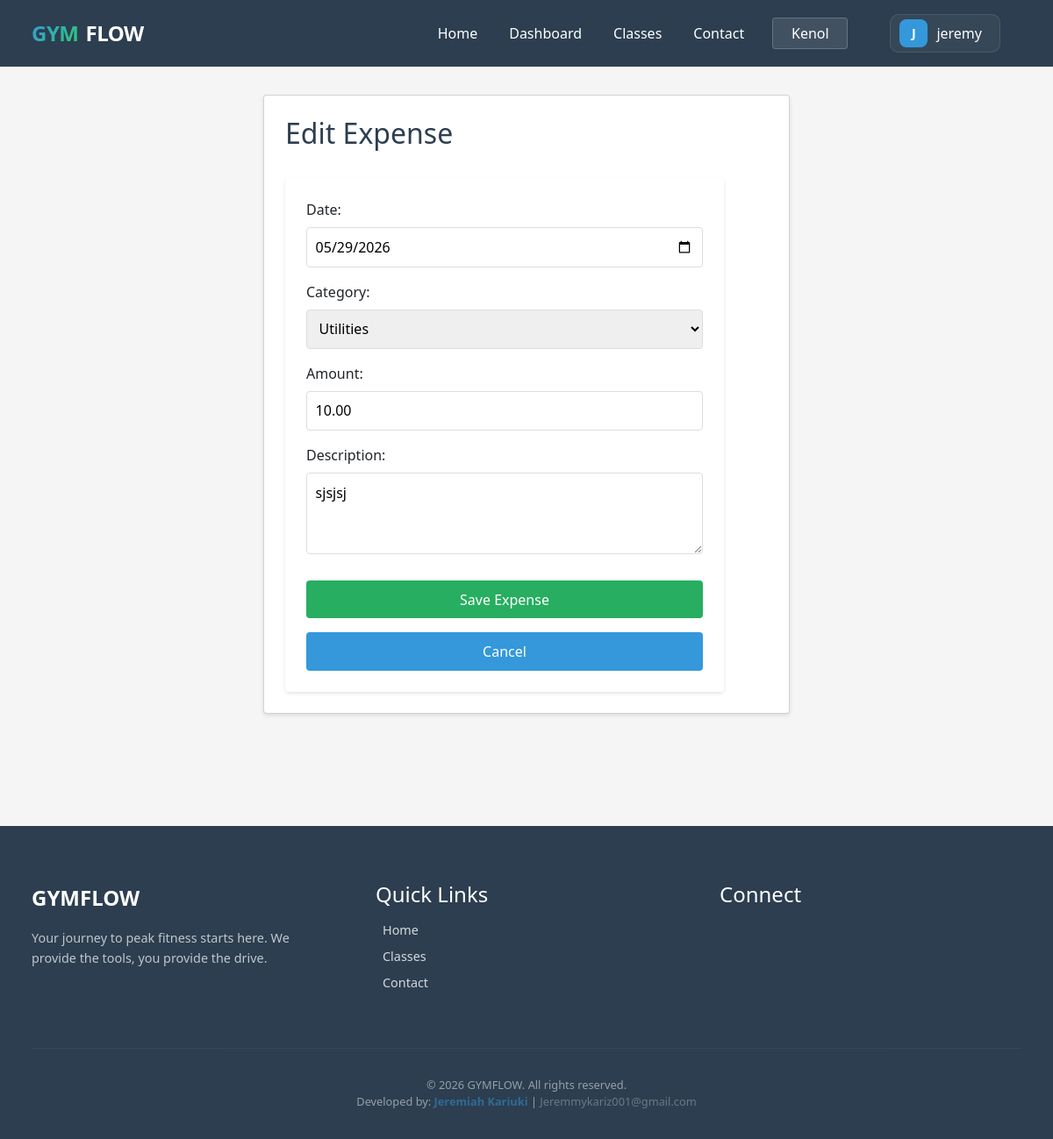
The page /expenses/3/edit/ (signed in) on the database its author committed.
### base/gym/models.py (models this page shows, shortened)
class Branch(models.Model):
    name = models.CharField(max_length=100)
    address = models.TextField()
    phone = models.CharField(max_length=20)
    email = models.EmailField()
    manager_name = models.CharField(max_length=100)
    logo = models.ImageField(upload_to='branch_logos/', blank=True, null=True)
    logo_url = models.URLField(blank=True, null=True)
    created_at = models.DateTimeField(auto_now_add=True)

class Expense(models.Model):
    branch = models.ForeignKey(Branch, on_delete=models.CASCADE, related_name="expenses", null=True, blank=True)
    CATEGORY_CHOICES = [
        ("Utilities", "Utilities"),
        ("Equipment", "Equipment"),
        ("Salary", "Salary"),
        ("Maintenance", "Maintenance"),
        ("Marketing", "Marketing"),
        ("Other", "Other"),
    ]
    date = models.DateField(default=timezone.now)
    amount = models.DecimalField(max_digits=10, decimal_places=2)
    category = models.CharField(max_length=50, choices=CATEGORY_CHOICES, default="Other")
    description = models.TextField(blank=True, null=True)

### base/gym/decorators.py (the view)
    def wrapper(request, *args, **kwargs):
        if not request.user.is_authenticated:
            return redirect("login")
        if not request.user.is_staff:
            return redirect("login_redirect")
        return view_func(request, *args, **kwargs)

### base/gym/forms.py
class ExpenseForm(forms.ModelForm):
    class Meta:
        model = Expense
        fields = ["date", "amount", "category", "description"]
        widgets = {
            "date": forms.DateInput(attrs={"type": "date"}),
            "description": forms.Textarea(attrs={"rows": 3}),
        }

### base/gym/context_processors.py (called while the page is built)
def branch_context(request):
    active_branch_id = request.session.get('active_branch_id')
    active_branch = None
    if active_branch_id:
        try:
            active_branch = Branch.objects.get(id=active_branch_id)
        except Branch.DoesNotExist:
            pass
    return {
        'all_branches': Branch.objects.all(),
        'active_branch': active_branch,
    }

### base/gym/views/payments.py (called while the page is built)
@admin_required
def expense_edit(request, pk):
    expense = get_object_or_404(Expense, pk=pk)
    if request.method == "POST":
        form = ExpenseForm(request.POST, instance=expense)
        if form.is_valid():
            form.save()
            messages.success(request, "Expense updated successfully.")
            return redirect("expense_list")
    else:
        form = ExpenseForm(instance=expense)
    return render(request, "gym/expense_form.html", {"form": form})

### base/templates/gym/expense_form.html (shortened to what this page needs)
{% extends 'gym/base.html' %}
{% block content %}
<div class="card" style="max-width: 600px; margin: 0 auto;">
    <h2>{% if form.instance.id %}Edit Expense{% else %}Record New Expense{% endif %}</h2>
    <form method="post" class="auth-form" style="margin-top: 1rem;">
        <div class="form-group" style="margin-bottom: 1rem;">
            {{ form.date.label_tag }}
            {{ form.date }}
        </div>
        <div class="form-group" style="margin-bottom: 1rem;">
            {{ form.category.label_tag }}
            {{ form.category }}
        </div>
        <div class="form-group" style="margin-bottom: 1rem;">
            {{ form.amount.label_tag }}
            {{ form.amount }}
        </div>
        <div class="form-group" style="margin-bottom: 1.5rem;">
            {{ form.description.label_tag }}
            {{ form.description }}
        </div>
        <button type="submit" class="btn btn-success" style="width: 100%;">Save Expense</button>
        <a href="{% url 'expense_list' %}" class="btn"
            style="display: block; text-align: center; margin-top: 1rem;">Cancel</a>
    </form>
</div>
{% endblock %}

### base/templates/gym/base.html (shortened to what this page needs)
{% load static %}
<!DOCTYPE html>
<html lang="en">
<head>
    <link href="https://cdn.jsdelivr.net/npm/bootstrap@5.3.0/dist/css/bootstrap.min.css" rel="stylesheet">
    <link rel="stylesheet" href="{% static 'gym/css/main.css' %}?v=1.1">
</head>
<body class="{% block body_class %}{% endblock %}">
    <nav>
        <div class="container nav-container">
            <div class="brand">
                <span class="brand-gym">GYM</span>
                <span class="brand-flow">FLOW</span>
            </div>
            <div class="nav-links">
                <a href="{% url 'home' %}" class="{% if request.resolver_match.url_name == 'home' %}active{% endif %}">
                     Home
                </a>
                {% if user.is_authenticated %}
                <a href="{% url 'portal_dashboard' %}"
                    class="{% if request.resolver_match.url_name == 'portal_dashboard' %}active{% endif %}">
                     Dashboard
                </a>
                {% endif %}
                <a href="{% url 'class_schedule' %}"
                    class="{% if request.resolver_match.url_name == 'class_schedule' %}active{% endif %}">
                    Classes
                </a>
                <a href="{% url 'contact' %}"
                    class="{% if request.resolver_match.url_name == 'contact' %}active{% endif %}">
                     Contact
                </a>
                {% if user.is_authenticated %}
                {% if user.is_staff %}
                <div class="branch-selector">
                    <button class="branch-btn" onclick="this.nextElementSibling.classList.toggle('show')">
                        {% if active_branch %}{{ active_branch.name }}{% else %}{{
                        request.session.active_branch_name|default:"Overall" }}{% endif %}
                    </button>
                </div>
                {% endif %}
                {% with m_name=user.member_profile.full_name|default:user.username %}
                <div class="header-profile-dropdown">
                    <a href="javascript:void(0)" class="header-profile-link" id="profileTrigger">
                        <div class="avatar-nav">
                            {% if user.member_profile.profile_picture %}
                            <img src="{{ user.member_profile.profile_picture.url|default:user.member_profile.profile_picture }}"
                                alt="" class="avatar-img">
                            {% else %}
                            {{ m_name|slice:":1"|upper }}
                            {% endif %}
                        </div>
                        <span class="d-none d-lg-inline">{{ m_name }}</span>
                    </a>
                </div>
                {% endwith %}
                {% else %}
                <a href="{% url 'login' %}" class="btn btn-login">Login</a>
                {% endif %}
            </div>
        </div>
    </nav>
    <div class="container">
        {% block content %}{% endblock %}
    </div>
    <footer class="site-footer">
        <div class="container">
            <div class="footer-grid">
                <div>
                    <div class="footer-brand">GYMFLOW</div>
                    <p class="footer-tagline">Your journey to peak fitness starts
                        here. We provide the tools, you provide the drive.</p>
                </div>
                <div>
                    <h4 class="footer-heading">Quick Links</h4>
                    <ul class="footer-links">
                        <li>
                            <a href="{% url 'home' %}">
                                 Home
                            </a>
                        </li>
                        <li>
                            <a href="{% url 'class_schedule' %}">
                                 Classes
                            </a>
                        </li>
                        <li>
                            <a href="{% url 'contact' %}">
                                 Contact
                            </a>
                        </li>
                    </ul>
                </div>
                <div>
                    <h4 class="footer-heading">Connect</h4>
                </div>
            </div>
            <div class="footer-bottom">
                <div class="footer-copyright">
                    &copy; 2026 GYMFLOW. All rights reserved.
                </div>
                <div class="footer-developer">
                    Developed by: <span style="color: #3498db; font-weight: 600;">Jeremiah Kariuki</span> |
                    <a href="mailto:Jeremmykariz001@gmail.com"
                        style="color: rgba(255,255,255,0.6); text-decoration: none; transition: 0.3s;"
                        onmouseover="this.style.color='#3498db'" onmouseout="this.style.color='rgba(255,255,255,0.6)'">
                         Jeremmykariz001@gmail.com
                    </a>
                </div>
            </div>
        </div>
    </footer>
</body>
</html>

### static/gym/css/main.css (style rules this page uses)
* { margin: 0; padding: 0; box-sizing: border-box; }
body { font-family: 'Segoe UI', Tahoma, Geneva, Verdana, sans-serif; background-color: #f5f5f5; color: #333; }
nav { background-color: #2c3e50; color: white; padding: 1rem; margin-bottom: 2rem; }
nav a { color: white; text-decoration: none; margin-right: 1.5rem; font-weight: 500; }
.container { max-width: 1200px; margin: 0 auto; padding: 0 20px; }
.nav-container { display: flex; align-items: center; justify-content: space-between; }
.nav-links { display: flex; align-items: center; gap: 0.5rem; }
.btn { display: inline-block; padding: 0.6rem 1.2rem; background-color: #3498db; color: white; text-decoration: none; border: none; border-radius: 4px; cursor: pointer; font-size: 1rem; transition: background-color 0.3s; }
.btn-success { background-color: #27ae60; }
form { background: white; padding: 1.5rem; border-radius: 4px; box-shadow: 0 2px 4px rgba(0, 0, 0, 0.1); max-width: 500px; }
.form-group { margin-bottom: 1rem; }
label { display: block; margin-bottom: 0.5rem; font-weight: 500; }
input, select, textarea { width: 100%; padding: 0.6rem; border: 1px solid #ddd; border-radius: 4px; font-size: 1rem; font-family: inherit; }
.card { background: white; padding: 1.5rem; border-radius: 4px; box-shadow: 0 2px 4px rgba(0, 0, 0, 0.1); margin-bottom: 1rem; }
.card h2 { color: #2c3e50; margin-bottom: 1rem; }
.branch-selector { display: inline-block; margin-right: 1.5rem; position: relative; }
.branch-btn { background: rgba(255, 255, 255, 0.1); border: 1px solid rgba(255, 255, 255, 0.2); color: white; padding: 0.3rem 0.8rem; border-radius: 4px; display: flex; align-items: center; gap: 0.5rem; cursor: pointer; }
.brand { font-size: 1.5rem; font-weight: 800; letter-spacing: -0.5px; display: flex; align-items: center; gap: 0.5rem; }
.brand-gym { background: linear-gradient(135deg, #3498db, #2ecc71); background-clip: text; -webkit-background-clip: text; -webkit-text-fill-color: transparent; }
.brand-flow { color: #fff; }
.header-profile-dropdown { position: relative; margin-left: 1rem; }
.header-profile-link { display: flex; align-items: center; gap: 10px; padding: 5px 10px; border-radius: 10px; background: rgba(255, 255, 255, 0.05); border: 1px solid rgba(255, 255, 255, 0.1); transition: all 0.3s ease; }
.avatar-nav { width: 32px; height: 32px; background: #3498db; color: white; display: flex; align-items: center; justify-content: center; border-radius: 8px; font-weight: 700; font-size: 0.9rem; overflow: hidden; }
.site-footer { background: #2c3e50; color: white; padding: 4rem 1rem 2rem; margin-top: 8rem; }
.footer-grid { display: grid; grid-template-columns: repeat(auto-fit, minmax(200px, 1fr)); gap: 3rem; }
.footer-brand { font-size: 1.5rem; font-weight: 800; margin-bottom: 1rem; }
.footer-tagline { opacity: 0.7; font-size: 0.9rem; line-height: 1.6; }
.footer-heading { margin-bottom: 1rem; }
.footer-links { list-style: none; padding: 0; opacity: 0.8; font-size: 0.9rem; }
.footer-links li { margin-bottom: 0.5rem; }
.footer-links a { color: inherit; text-decoration: none; }
.footer-bottom { border-top: 1px solid rgba(255, 255, 255, 0.1); margin-top: 3rem; padding-top: 2rem; text-align: center; opacity: 0.5; font-size: 0.8rem; }

### rows shown on the page
Branch: name "Kenol"
Expense: date "05/29/2026", category "Utilities", amount "10.00", description "sjsjsj"

### other values the page prints
{{ m_name|slice:":1"|upper }} "J"
{{ m_name }} "jeremy"
